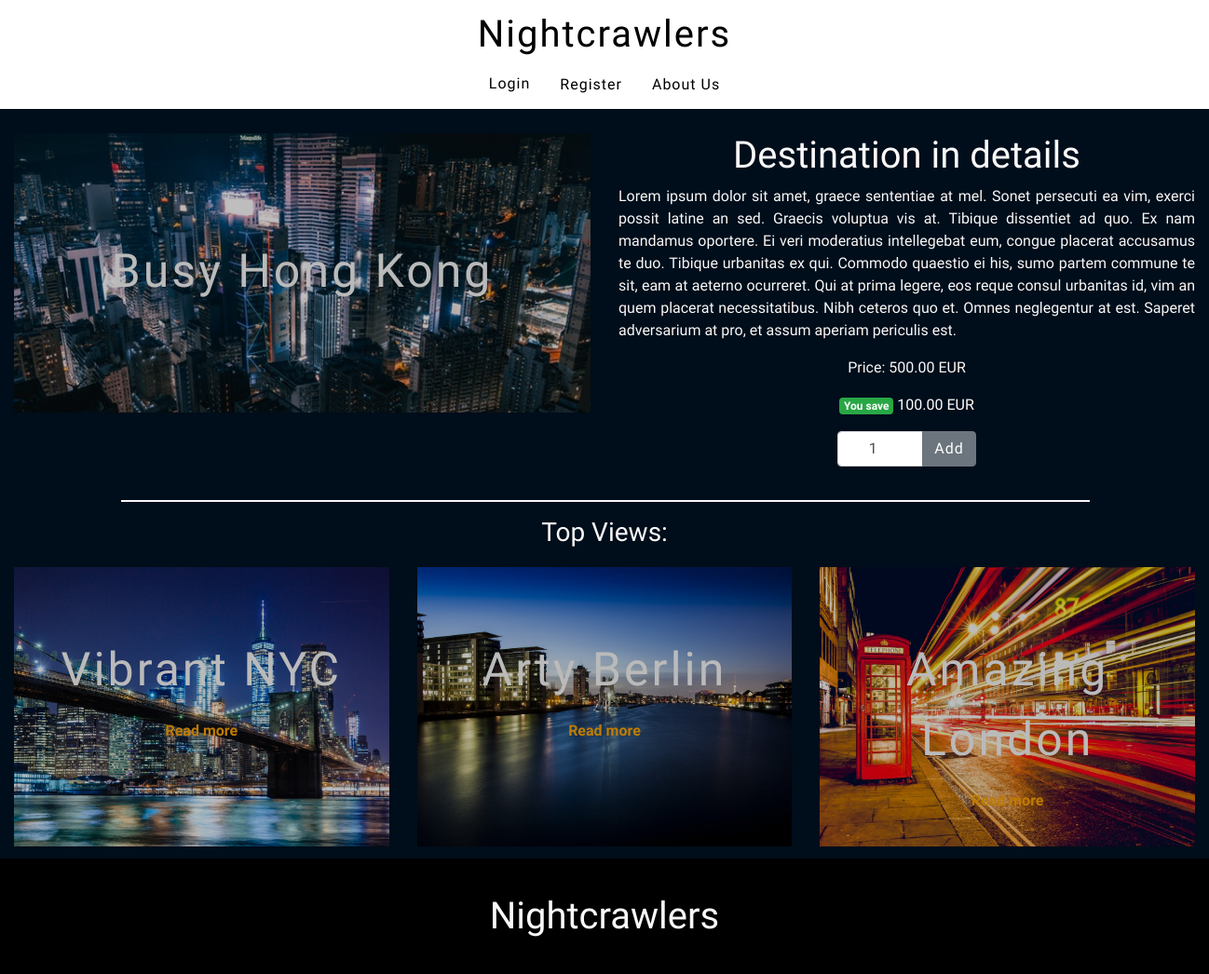
/destination/8/, run on the app's committed database.
### core/models.py (models this page shows, shortened)
class Destination(models.Model):
    AFRICA = 'africa'
    ASIA = 'asia'
    EUROPE = 'europe'
    AMERICAS = 'americas'
    OCEANIA = 'oceania'
    CONTINENT = (
        (AFRICA, 'africa'),
        (ASIA, 'asia'),
        (EUROPE, 'europe'),
        (AMERICAS, 'americas'),
        (OCEANIA, 'oceania')
    )
    name = models.CharField(max_length=20)
    description = models.TextField()
    price = models.DecimalField(max_digits=6, decimal_places=2)
    discount_price = models.DecimalField(max_digits=6, decimal_places=2, blank=True, null=True)
    image = models.ImageField(default='default.jpg', upload_to='upload_pics')
    continent = models.CharField(max_length=20, choices=CONTINENT, default=EUROPE, blank=True, null=True)
    active = models.BooleanField(default=True)
    views = models.IntegerField(default=0)

### core/views.py (the view)
# urls.py: path('destination/<int:pk>/', DestinationDetailView.as_view(), name='destination'),
class DestinationDetailView(DetailView):
    model = Destination
    template_name = "destination.html"
    def get_context_data(self, **kwargs):
        context = super(DetailView, self).get_context_data(**kwargs)
        obj = self.get_object()
        obj.views += 1
        obj.save()
        return context

### core/contexts.py (called while the page is built)
def filtered_destinations(request):
    filtered_destinations = Destination.objects.order_by('views')[0:3]
    return {'filtered_destinations': filtered_destinations}

### core/templates/destination.html (shortened to what this page needs)
{% extends 'base.html' %}
{% load bootstrap_tags %}
{% block content %}
<div class="container-fluid" style="background-color: #000d1a">
    <div class="row">
        <div class="col-sm-12 col-md-6" style="padding-top: 2%">
            <div class="destination-image" style="background-image: url('{{ MEDIA_URL }}{{ destination.image.url }}')">
                <p class="city-name2 text-center">{{ object.name }}</p>
            </div>
        </div>
        <div class="col-sm-12 col-md-6" style="padding-top: 2%">
            <h1 class="text-center">Destination in details</h1>
            <p class="text-justify">{{ object.description }}</p>
            <p class="text-center register-reset">Price: {{ object.price }} EUR</p>
            {% if object.discount_price == 0 %}
                <p class="text-center" style="color: #ffffff">Let the Journey begin</p>
            {% else %}
                <p class="text-center" style="color: #ffffff"><span class="badge badge-success">You save</span> {{ object.discount_price }} EUR</p>
            {% endif %}
            <form class="destination-form" method='GET' action="{% url 'edit_cart' object.id %}">
                <div class="input-group mb-3" style="width: 30%">
                    <input type="number" class="form-control" name="qty" value="1" min="0">
                    <div class="input-group-append">
                        <input class="btn btn-secondary" style="width: 100%" type="submit" value="Add"/>
                    </div>
                </div>
            </form>
        </div>
        <hr>
    </div>
</div>
<div class="d-none d-sm-block container-fluid" style="background-color: #000d1a">
    <h3 class="text-center">Top Views:</h3>
    <div class="row">
        {% for filtered in filtered_destinations %}
            <div class="top-picks col-md-4">
                <div class="destination-image" style="background-image: url('{{ MEDIA_URL }}{{ filtered.image.url }}')">
                    <p class="city-name2 text-center">{{ filtered.name }}</p>
                    <p class="register-reset text-center">
                        <strong><a style="color: orange" href="{% url 'destination' filtered.id %}">Read more</a></strong>
                    </p>
                </div>
            </div>
        {% endfor %}
    </div>
</div>
{% endblock %}
{% block footer %}
<div class="container-fluid" style="background-color: #000000">
    <div class="row">
         <div class="col-sm-12">
            <h1 class="footer-header text-center" style="color: #f8f8f8">Nightcrawlers</h1>
         </div>
    </div>
</div>
{% endblock %}

### static/css/styles.css (style rules this page uses)
html { scroll-behavior: smooth; overflow-x: hidden; }
h1, h2, h3, h4, h5, p, a, form { font-family: 'Heebo', sans-serif; color: #f8f8f8; }
.city-name2 { padding-top: 18%; letter-spacing: 3px; color: #f8f8f8; font-size: 50px; }
.destination-form { margin-top: 1%; margin-bottom: 3%; margin-left: 38%; }
form { margin-top: 15%; margin-left: 10%; width: 80%; text-align: center; letter-spacing: 1px; color: #f8f8f8; }
form input { text-align: center; letter-spacing: 1px; }
hr { border: 1px solid #f8f8f8; margin-left: 10%; width: 80%; }
.register-reset { color: #f8f8f8; }
.register-reset a { color: #f8f8f8; text-decoration: none; border-bottom: 1px solid transparent; transition: border 800ms ease; }
.btn { width: 30%; letter-spacing: 1px; margin-bottom: 2%; }
.destination-image { height: 300px; background-repeat: no-repeat; background-size: cover; background-position: center; filter: brightness(75%); }
.top-picks { padding-top: 1%; padding-bottom: 1%; }
.footer-header { margin-top: 3%; margin-bottom: 3%; }

### data on the page
Destination: image (picture), name "Busy Hong Kong", description "Lorem ipsum dolor sit amet, graece sententiae at mel. Sonet persecuti ea vim, exerci possit latine an sed. Graecis voluptua vis at. Tibique dissentiet ad quo. Ex nam mandamus oportere. Ei veri moderatius intellegebat eum, congue placerat accusamus te duo. Tibique urbanitas ex qui. Commodo quaestio ei his, sumo partem commune te sit, eam at aeterno ocurreret. Qui at prima legere, eos reque consul urbanitas id, vim an quem placerat necessitatibus. Nibh ceteros quo et. Omnes neglegentur at est. Saperet adversarium at pro, et assum aperiam periculis est.", price "500.00", discount_price "100.00"
Destination: image (picture), name "Vibrant NYC"
Destination: image (picture), name "Arty Berlin"
Destination: image (picture), name "Amazing London"
